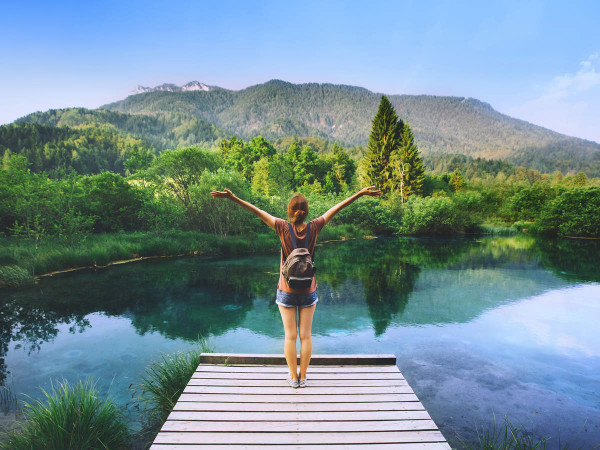
#> input picture nature.jpg, 600 x 450 px
$ python histogram.py
#> lines starting #> are read from the running program, lines starting #| are printed output that depends on the picture
import cv2
import numpy as np
import matplotlib.pyplot as plt

image = cv2.imread('nature.jpg')
#> image is the input picture: shape (450, 600, 3); mean B, G, R 147.9, 141.5, 116.6
image = cv2.cvtColor(image, cv2.COLOR_BGR2GRAY)
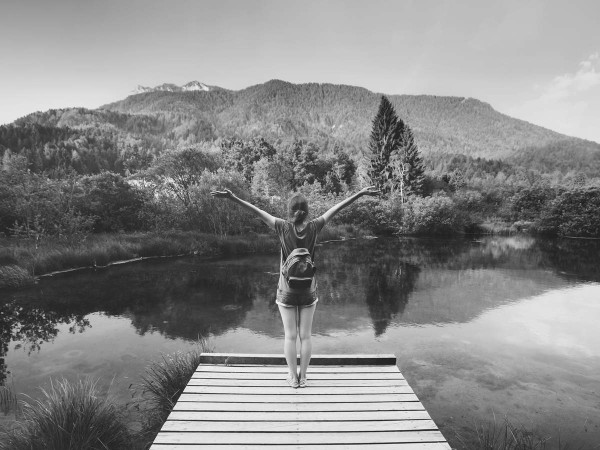
#> image: shape (450, 600); min 24, max 249, mean 134.8

hist = cv2.calcHist([image], [0], None, [256], [0, 256])
#> hist = 256 values, max 3808 at index 189, min 0 at index 0, mean 1054.7
plt.plot(hist)

image_hist = cv2.equalizeHist(image)
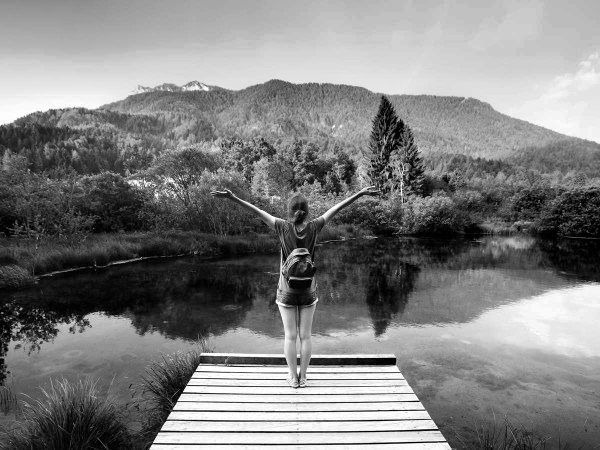
#> image_hist: shape (450, 600); min 0, max 255, mean 128.2
hist = cv2.calcHist([image_hist], [0], None,  [256], [0, 256])
#> hist = 256 values, max 3808 at index 193, min 0 at index 5, mean 1054.7
plt.plot(hist)

cv2.imshow('Original image', image)
cv2.imshow('applied histogram', image_hist)

plt.show()
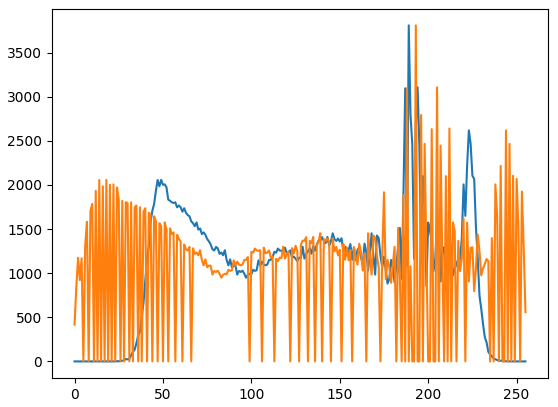
#> figure drawn by matplotlib, 1 panel; curve peaks at x = 189, y = 3808; curve peaks at x = 193, y = 3808

cv2.waitKey (0)
cv2.destroyAllWindows()
